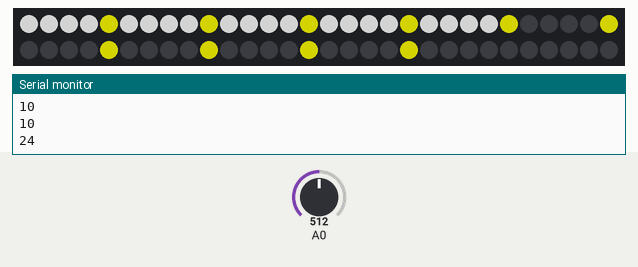
The sketch below on a simulated ATtiny85, built with avr-gcc and run on an emulated ATtiny85. Shown: 60 RGB LEDs in strip order, left to right, continuing on the next row, the last lines printed to the serial monitor. The inputs (shaded band) are chosen by the test bench; at power-on: A0 = 512. Dim RGB values are drawn brighter than linear; the strip is taken to match the declared colour order; the local clock reads 2024-03-15 10:24:30 at power-on unless the sketch sets it.

Above: at 1.2 s.
1.3 s: A0 set to 0
At 2.1 s:
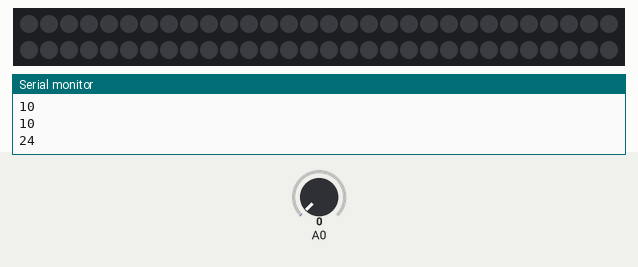
2.9 s: A0 set to 22
At 3.8 s:
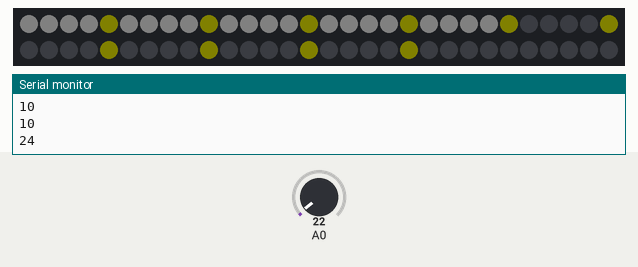
4.5 s: A0 set to 122
Timing chart, 0 to 7.5 s (numbered marks = the images above; inputs shaded):
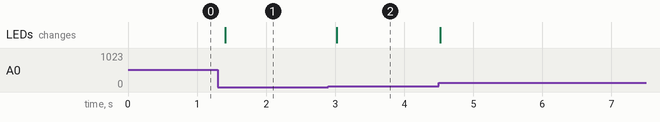

The sketch:

midterm.ino
```cpp
#include <Adafruit_NeoPixel.h>
#include <Wire.h>
#include "RTClib.h"
#ifdef __AVR__
  #include <avr/power.h>
#endif

#if defined(ARDUINO_ARCH_SAMD)
// for Zero, output on USB Serial console, remove line below if using programming port to program the Zero!
   #define Serial SerialUSB
#endif

RTC_DS1307 rtc;

#define PIN 5

#define NUM_LEDS 60

#define BRIGHTNESS 50

Adafruit_NeoPixel strip = Adafruit_NeoPixel(NUM_LEDS, PIN, NEO_RGB + NEO_KHZ800);

void setup() {
  // This is for Trinket 5V 16MHz, you can remove these three lines if you are not using a Trinket
  #if defined (__AVR_ATtiny85__)
    if (F_CPU == 16000000) clock_prescale_set(clock_div_1);
  #endif
  // End of trinket special code
  strip.setBrightness(BRIGHTNESS);
  strip.begin();
  strip.show(); // Initialize all pixels to 'off'

  #ifndef ESP8266
  while (!Serial); // for Leonardo/Micro/Zero
  #endif

  Serial.begin(57600);

  if (! rtc.begin()) {
    Serial.println("Couldn't find RTC");
    while (1);
  }

  if (! rtc.isrunning()) {
    Serial.println("RTC is NOT running!");
    // following line sets the RTC to the date & time this sketch was compiled
    rtc.adjust(DateTime(F(__DATE__), F(__TIME__)));
    // This line sets the RTC with an explicit date & time, for example to set
    // January 21, 2014 at 3am you would call:
    // rtc.adjust(DateTime(2014, 1, 21, 3, 0, 0));
  }

}

void loop() {
  // Get current time
  DateTime now = rtc.now();

  //Read brightness from potentiometer (0-1023)
  int potValue = analogRead(0);
  Serial.println(potValue);
  int bright = map(potValue, 0, 1023, 0, 255); //map value from potentiometer to LEDs
  strip.setBrightness(bright);
/*
  int hour = 2;
  int minute = 10;
  */

  int hour;
  Serial.println(now.hour()); //12 hour clock
  if (now.hour() > 12){ //if hour is greater than 12, subtract hour
    hour = now.hour() - 12;
  }
  else{
    hour = now.hour();
  }
  int minute = now.minute(); //get minutes
  Serial.println(now.hour());
  Serial.println(now.minute());

  for (int i = 0; i < strip.numPixels(); i++){
    if ((i + 1 == minute) && (minute % 5 == 0)){ //if pin represents min and hour, set pin to red
      strip.setPixelColor(i, strip.Color(255, 0, 0));
    }
    else if (((i+1) % 5 == 0) && (i < hour * 5)){ //if pin is hour pin, set to yellow
      strip.setPixelColor(i, strip.Color(255, 255, 0));
    }
    else if (i < minute){ //if pin is less than current minute, set to white
      strip.setPixelColor(i, strip.Color(255, 255, 255));
    }
    else{ //otherwise, pin should be off
      strip.setPixelColor(i, strip.Color(0, 0, 0));
    }
  }

  strip.show();
  delay(100);

}
```

Measured:
- after the input at 1.3 s, the LEDs: change after 0.11 s (image 1)
- after the input at 2.9 s, the LEDs: change after 0.12 s (image 2)
